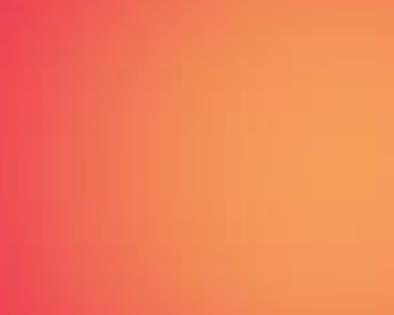
#> input picture EE242_ethan/lab/lab2/img1.jpg, 394 x 315 px
$ jupyter execute individual_work_Ethan.ipynb
#> lines starting #> are read from the running program, lines starting #| are printed output that depends on the picture
[cell 1]
import numpy as np
import matplotlib
import matplotlib.pyplot as plt
import matplotlib.image as mpimg
from scipy import ndimage
from skimage import color
from skimage import io
from PIL import Image

[cell 2]
def SED(image):
    h1=  [[1,0,-1],[2,0,-2],[1,0,-1]]
    h2 = [[1,2,1],[0,0,0],[-1,-2,-1]]
    verti = ndimage.filters.convolve(image, h2)
    horiz = ndimage.filters.convolve(image, h1)
    ynm = np.sqrt(np.power(verti, 2)+np.power(horiz,2))
    return h1, h2, ynm

[cell 3]
img1 = color.rgb2gray(io.imread('img1.jpg'))
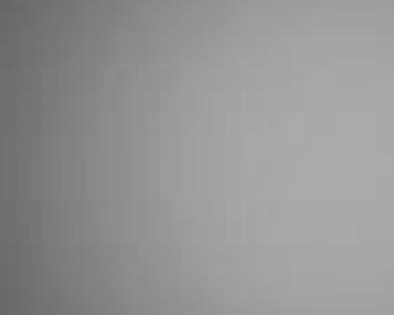
#> img1: shape (315, 394) float64; min 0.406, max 0.673, mean 0.584

img2 = color.rgb2gray(io.imread('img2.jpg'))
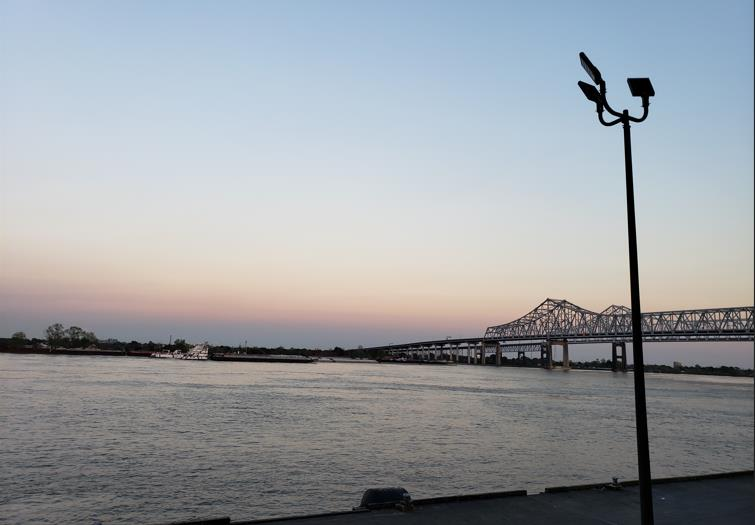
#> input picture EE242_ethan/lab/lab2/img2.jpg, 755 x 525 px
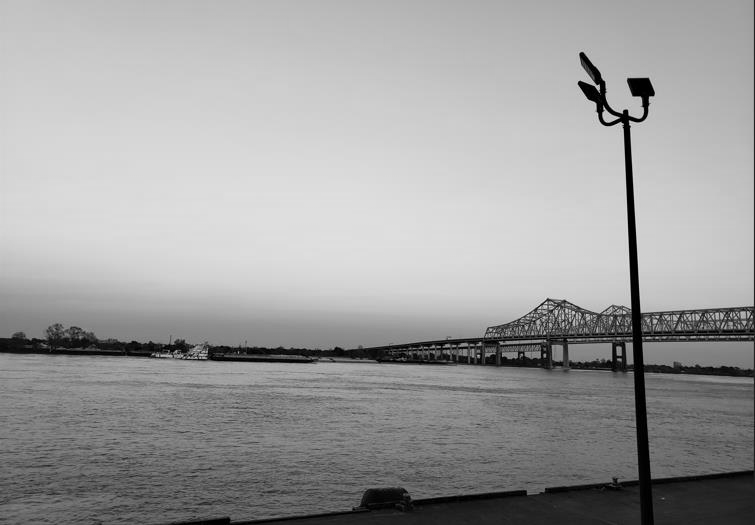
#> img2: shape (525, 755) float64; min 0, max 0.883, mean 0.624

[cell 4]
w, w, img1_e = SED(img1)
#> in SED, `verti = ndimage.filters.convolve(image, h2)`:
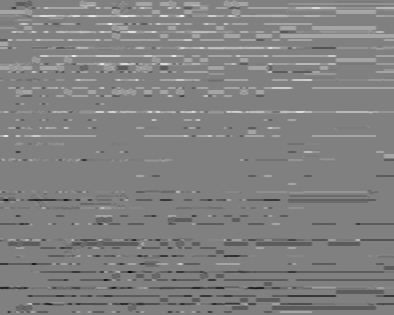
#> verti: shape (315, 394) float64; min -0.0549, max 0.0538, mean 0.000299; drawn with min black and max white
#> in SED, `horiz = ndimage.filters.convolve(image, h1)`:
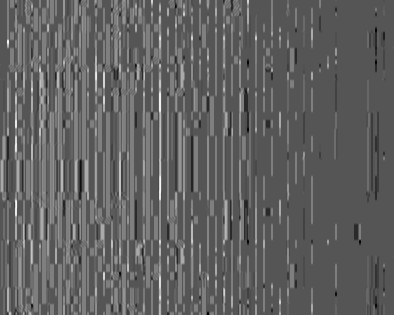
#> horiz: shape (315, 394) float64; min -0.0314, max 0.0627, mean 0.00456; drawn with min black and max white
#> in SED, `ynm = np.sqrt(np.power(verti, 2)+np.power(horiz,2))`:
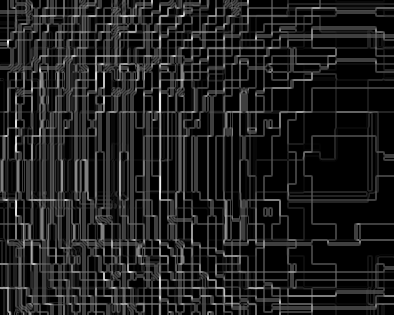
#> ynm: shape (315, 394) float64; min 0, max 0.0627, mean 0.00784; drawn with min black and max white
#> w = [[1, 2, 1], [0, 0, 0], [-1, -2, -1]]
w, w, img2_e = SED(img2)
#> in SED (call 2), `verti = ndimage.filters.convolve(image, h2)`:
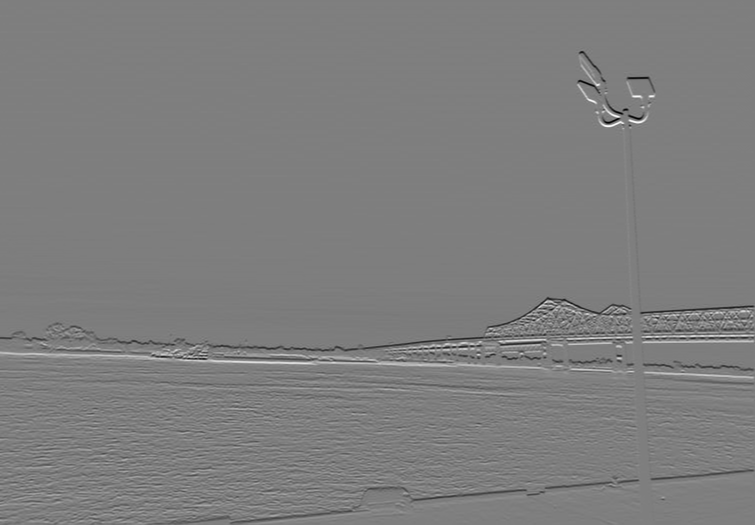
#> verti: shape (525, 755) float64; min -3.08, max 3.12, mean -0.00809; drawn with min black and max white
#> in SED (call 2), `horiz = ndimage.filters.convolve(image, h1)`:
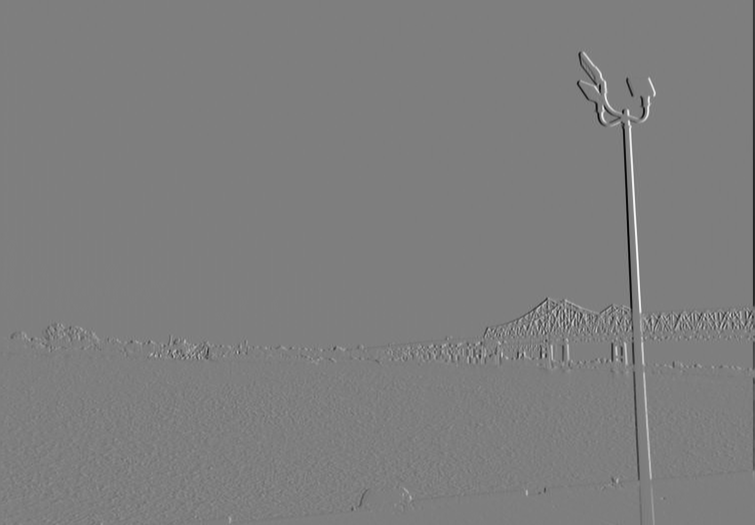
#> horiz: shape (525, 755) float64; min -3.45, max 3.49, mean -0.00537; drawn with min black and max white
#> in SED (call 2), `ynm = np.sqrt(np.power(verti, 2)+np.power(horiz,2))`:
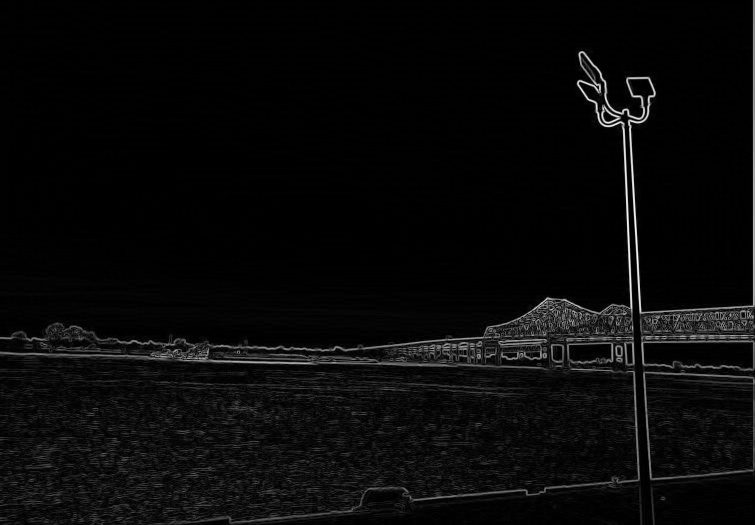
#> ynm: shape (525, 755) float64; min 0, max 3.49, mean 0.13; drawn with min black and max white

[cell 5]
fig = plt.figure(1, figsize=(10,10))

plt.subplot(221)
plt.imshow(img1_e, cmap = 'gray')

plt.subplot(222)
plt.imshow(img1, cmap = 'gray')

plt.subplot(223)
plt.imshow(img2_e, cmap = 'gray')

plt.subplot(224)
plt.imshow(img2, cmap = 'gray')
